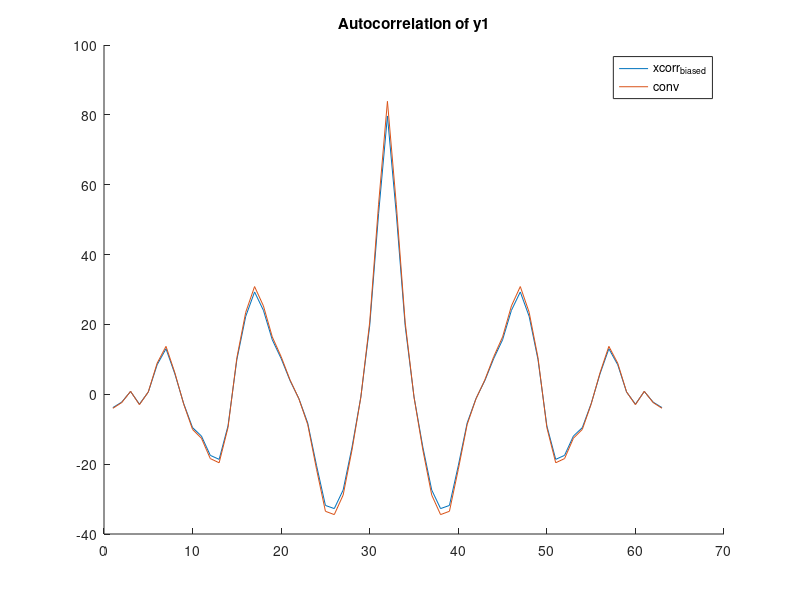
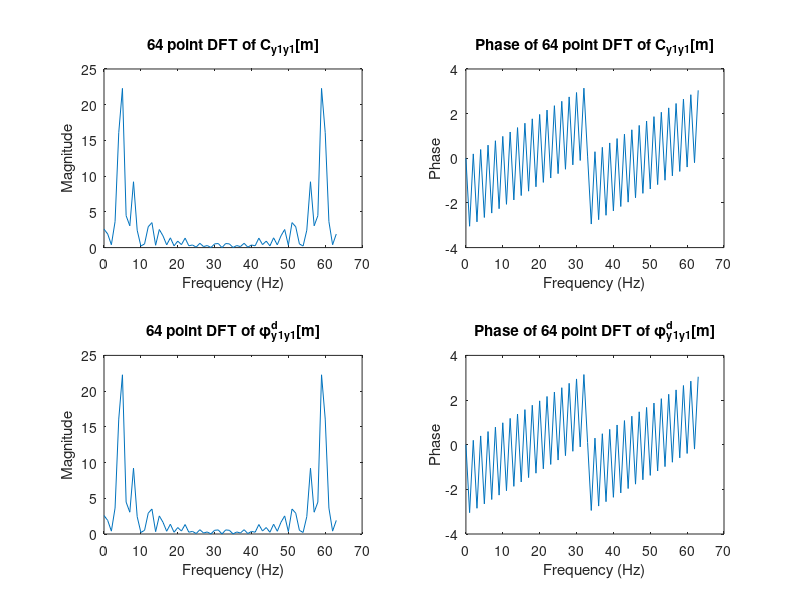
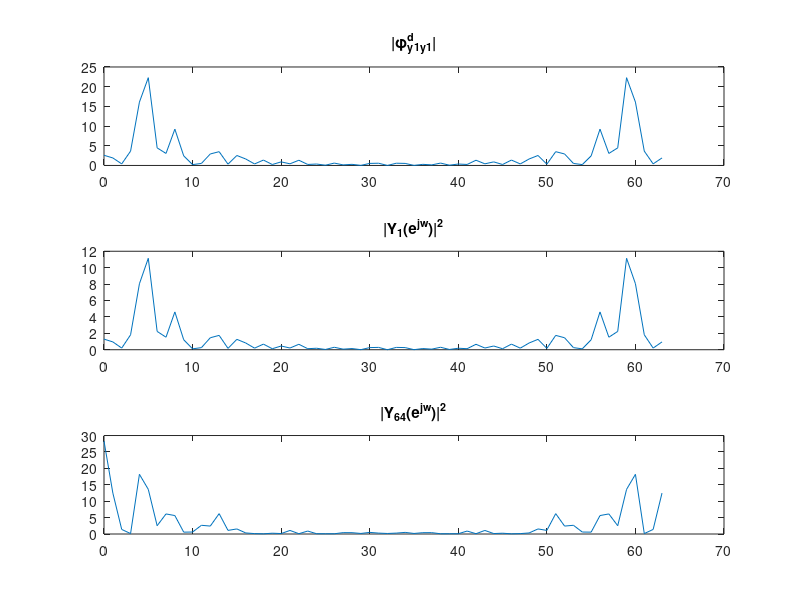
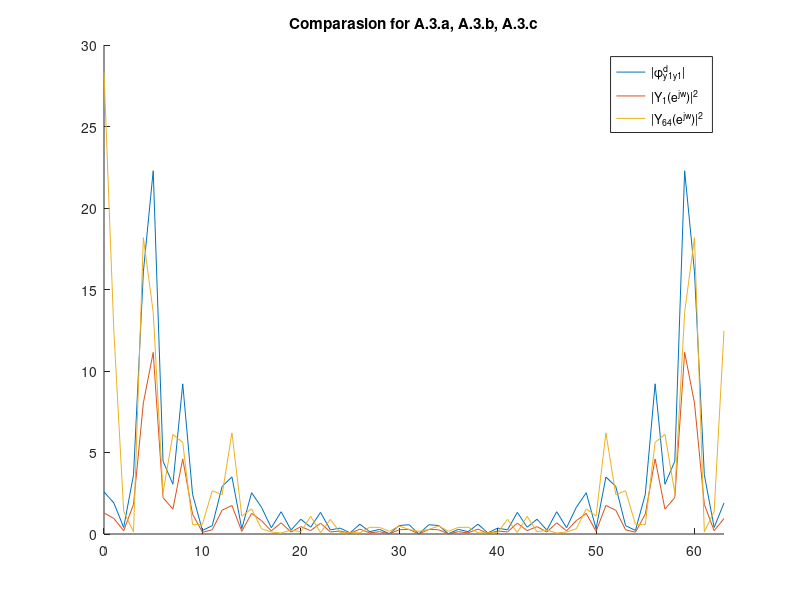

The MATLAB script that drew these images, in order: (Note: this script raises an error after producing the figures.)
%Allister Liu, Amy Leong 
%DSP Project 5
clear; close all; clc;

%% Setup
load pj2data;

%% Part A

% A.1 %

y1 = y(1:32);
cy1y1_biased = xcorr(y1, y1, 'biased');
cy1y1_unbiased = xcorr(y1, y1, 'unbiased');
y1_conv = conv(y1, fliplr(y1));

figure();
hold on;
plot( 0.95*max(y1_conv)/max(cy1y1_biased)*cy1y1_biased, 'DisplayName', 'xcorr_b_i_a_s_e_d' );
plot( y1_conv, 'DisplayName', 'conv' );
hold off;
title( "Autocorrelation of y1" )
legend();

% When replacing biased with unbiased, it is calculating the unbiased
% estimate of the cross correlation (1/(N-|m|) * Rxy(m)). When looking at
% the graph of both biased and unbiased, the biased plot seemed to be
% exactly on top of the conv plot. For unbiased, it seems like the
% amplitudes are slowly increasing and matches the peak in the middle and
% then decreasing again. 

% A.2 %

  % a)
    %   The Fourier transform of this autocorrelation function is the psd,
    %   that's why it is a real positive function.
    
  % b) + c)
    phi_d_y1y1 = zeros(1,32);
    ya2 = y(1:32);
    for i = 1:32
        phi_d_y1y1(i) = sum(ya2(1:32-i+1) .* ya2(i:32))/32;
    end
    % deterministic autocorrelation of y1
    phi_d_y1y1 = [flip(phi_d_y1y1) phi_d_y1y1(2:end)];
    Phi_d_y1y1 = fft(phi_d_y1y1, 64);
    Cy1y1 = fft(cy1y1_biased, 64);
    
    figure();
    subplot(2,2,1)
    plot(0:63, abs(Cy1y1))
    xlabel('Frequency (Hz)')
    ylabel('Magnitude')
    title('64 point DFT of C_y_1_y_1[m]');
    subplot(2,2,3)
    plot(0:63, abs(Phi_d_y1y1))
    xlabel('Frequency (Hz)')
    ylabel('Magnitude')
    title('64 point DFT of \phi^d_y_1_y_1[m]');
    
    subplot(2,2,2)
    plot(0:63, angle(Cy1y1))
    xlabel('Frequency (Hz)')
    ylabel('Phase')
    title('Phase of 64 point DFT of C_y_1_y_1[m]');
    subplot(2,2,4)
    plot(0:63, angle(Phi_d_y1y1))
    xlabel('Frequency (Hz)')
    ylabel('Phase')
    title('Phase of 64 point DFT of \phi^d_y_1_y_1[m]');
         
    %the 64 point DFT of c_y1y1[m] looks about the same as the 64 point
    %phi^d_y1y1
    
% A.3 %

  % a)
    figure();
    subplot(3,1,1);
    plot(0:63, abs(Phi_d_y1y1));
    title('|\phi^d_y_1_y_1|');
    
  % b)
    Y1_ejw2 = abs(fft(y1,64)).^2;
    subplot(3,1,2);
    plot(0:63, Y1_ejw2/64);
    title('|Y_1(e^j^w)|^2');
    
  % c)
    y64 = y(1:64);
    Y64_ejw2 = abs(fft(y64,64)).^2;
    subplot(3,1,3);
    plot(0:63, Y64_ejw2/64);
    title('|Y_6_4(e^j^w)|^2');

figure();
hold on

plot(0:63, abs(Phi_d_y1y1),'DisplayName','|\phi^d_y_1_y_1|');
plot(0:63, Y1_ejw2/64,'DisplayName','|Y_1(e^j^w)|^2');
plot(0:63, Y64_ejw2/64,'DisplayName','|Y_6_4(e^j^w)|^2');
hold off;
title('Comparasion for A.3.a, A.3.b, A.3.c');
legend();
xlim([0 63]);

%the three graphs(a.3.a, a.3.b, a.3.c) look like theres the same shape. However, the amplutide
%of each graph vary slightly. 

%% Part B

for i = 1:4
    Bn(i) = i;
end

%B.1%

figure();
hejw2 = downsample(Hejw2, 8);
hold on;
plot( 0:63, hejw2);
plot( 0:63, Y1_ejw2/64 );
hold off;
title( "PDS of y[n]" );
legend();
xlabel( "n points" );
ylabel( "Magnitude" );
legend('|H(e^{jw})|^2','|Y1(e^{jw})|^2' );
xlim ([0 64]);

error  = sum((hejw2 - Y1_ejw2/64).^2 );
error=error/64;
Error(1) = error;
disp( "Estimation error with 32 points: " + error );

%B.2%

yejw2 = abs(fft(y,1024)).^2;
Yejw2 = downsample(yejw2, 2);
Yejw2_1024=Yejw2/1024;

figure();
hold on;
plot( Hejw2);
plot( Yejw2_1024 );
hold off;
title( "PDS of y[n]" );
xlabel( "n points" );
ylabel( "Magnitude" );
legend('|H(e^{jw})|^2','|Y2(e^{jw})|^2' );
xlim ([0 512]);

figure();
x=y(1:64);
wind= rectwin(64);
periodogram( x, wind, 512 );
error2  = sum((Hejw2 - Yejw2_1024).^2 ) / 512;
Error(2) = error2;
disp( "Estimation error with 512 points: " + error2 );

%B.3%
y_b3=zeros(1,64);
for i = 1:16
    y1=(i-1)*32+1;
    y_b = y(y1: y1+31);
    y_b3=y_b3+abs(fft(y_b, 64)).^2;
end

y_b3=y_b3/16;
y_b3=y_b3/64;

Hejw2_b3 = downsample(Hejw2,8);
figure();
hold on
plot (Hejw2_b3);
plot (y_b3);
title( "PDS of y[n]" );
xlabel( "n points" );
ylabel( "Magnitude" );
legend('|H(e^{jw})|^2','|Y3(e^{jw})|^2' );
xlim([0 64]);

error3  = sum((Hejw2_b3 - y_b3).^2 ) /64;
Error(3) = error3;
disp( "Estimation error with periodgram: " + error3 );

% the estimation error for the 64 point estimation using periodgram averaging
% is less than the estimation error for b.1 and b.2. The estimation error
% for this is approximately 3.14, whereas the estimation error for b.1 and
% b.2 are both approximately around 7.5. In comparison, b.3 performs better than b.1 and b.2

%B.4%
figure();
y_b4 = xcorr(y,y,'unbiased');
y_b4 = y_b4(497: 527);
hold on
plot (hejw2);
plot(abs(fft(y_b4,64)));
title( "PDS of y[n]" );
xlabel( "n" );
ylabel( "Magnitude" );
legend('|H(e^{jw})|^2','|Y4(e^{jw})|^2' );
error4 = sum((hejw2-abs(fft(y_b4,64))).^2)/64;
Error(4) = error4;
disp( "Estimation error with indirect Blackman-Tukey: " + error4 );

%B.5%
Bn = Bn';
Error = Error';
T = table(Bn, Error);
T(1:4,:)

Y_b5 = abs(fft(triang(31)'.* y_b4,64));
figure();
hold on;
plot (hejw2);
plot (Y_b5);
title( "PDS of y[n]" );
xlabel( "n" );
ylabel( "Magnitude" );
legend('|H(e^{jw})|^2','|Y5(e^{jw})|^2' );
error5 = sum((hejw2-Y_b5).^2)/64;
disp( "Estimation error with new estimation: " + error5 );

%Indirect Blackman-Tukey performed the best. It had the smallest number for 
%estimation error. For Blackman-Tukey, you calculate the autocorrelation, apply a window
%function, and compute the fft. This Blackman-Tukey method uses the autocorrelation
%function which smooths the wave rather than taking the average of different waveforms.
%The estimation error in b.5 is less than the estimation error in b.4. The
%performance is different because you are truncating the autocorrelation in
%b.4. This causes the largest variances to be cut off and compromises the
%resolution. 
